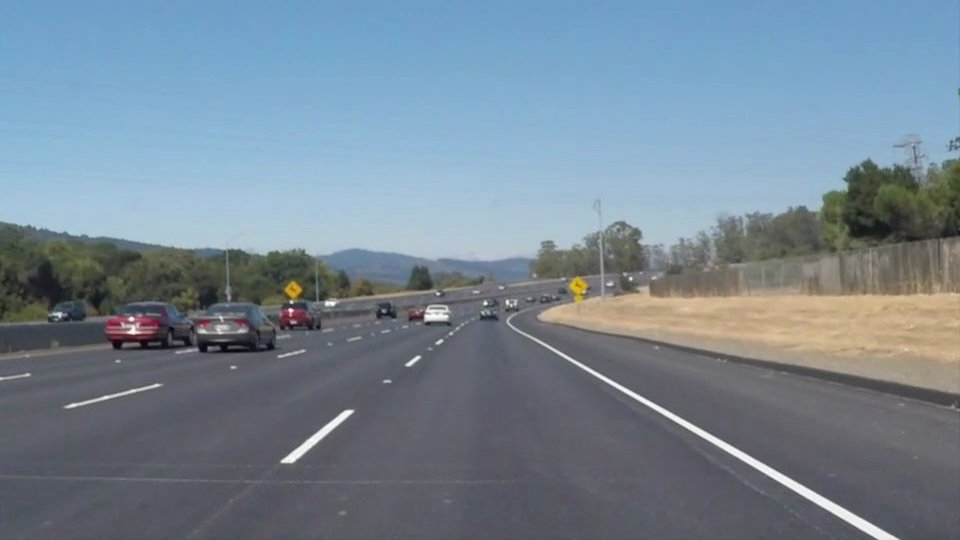
#> input picture LaneLines/test_images/solidWhiteCurve.jpg, 960 x 540 px, found by its file name; its folder holds 4 pictures in this run
$ python find_edges.py
#> lines starting #> are read from the running program, lines starting #| are printed output that depends on the picture; after the words box and inside, x2 and y2 are one past the last pixel; in counts of white or black regions, pixels touching at a corner belong together; long printed decimals are rounded
### LaneLines/parameter_gui/guiutils.py
import cv2
import numpy as np


class EdgeFinder:
    def __init__(self, image, filter_size=13, threshold1=45, threshold2=75, verticesX1=450, verticesY1=220, verticesX2=510, verticesY2=220,
                 rho=2, theta=1, threshold=55, min_line_length=100, max_line_gap=50, num_of_pics=6):
        self.image = image
        self._filter_size = filter_size
        self._threshold1 = threshold1
        self._threshold2 = threshold2
        self._verticesX1 = verticesX1
        self._verticesY1 = verticesY1
        self._verticesX2 = verticesX2
        self._verticesY2 = verticesY2
        self._rho = rho
        self._theta = theta * np.pi / 180
        self._threshold = threshold
        self._min_line_length = min_line_length
        self._max_line_gap = max_line_gap
        self._num_of_pics = num_of_pics

        # [4 lines left out: function onchangeFilterSize, not called in this run]

        def onchangeThreshold1(pos):
            self._threshold1 = pos
            self._render()

        def onchangeThreshold2(pos):
            self._threshold2 = pos
            self._render()

        def onchangeVerticesY1(pos):
            self._verticesY1 = pos
            self._render()

        def onchangeVerticesX1(pos):
            self._verticesX1 = pos
            self._render()

        def onchangeVerticesY2(pos):
            self._verticesY2 = pos
            self._render()

        def onchangeVerticesX2(pos):
            self._verticesX2 = pos
            self._render()

        def onchangeRho(pos):
            self._rho = pos
            self._render()

        # [4 lines left out: function onchangeTheta, not called in this run]

        def onchangeThreshold(pos):
            self._threshold = pos
            self._render()

        def onchangeMinLineLength(pos):
            self._min_line_length = pos
            self._render()

        def onchangeMaxLineGap(pos):
            self._max_line_gap = pos
            self._render()

        cv2.namedWindow("Params")
        cv2.resizeWindow("Params", 300, 600)

        cv2.createTrackbar("filter_size", "Params", self._filter_size, 20, onchangeFilterSize)
        cv2.createTrackbar("threshold1", "Params", self._threshold1, 255, onchangeThreshold1)
        cv2.createTrackbar("threshold2", "Params", self._threshold2, 255, onchangeThreshold2)
        cv2.createTrackbar("verticesY1", "Params", self._verticesY1, 540, onchangeVerticesY1)
        cv2.createTrackbar("verticesX1", "Params", self._verticesX1, 980, onchangeVerticesX1)
        cv2.createTrackbar("verticesY2", "Params", self._verticesY2, 540, onchangeVerticesY2)
        cv2.createTrackbar("verticesX2", "Params", self._verticesX2, 980, onchangeVerticesX2)
        cv2.createTrackbar("rho", "Params", self._rho, 50, onchangeRho)
        cv2.createTrackbar("theta", "Params", int(self._theta / np.pi * 180), 50, onchangeTheta)
        cv2.createTrackbar("thresholdHough", "Params", self._threshold, 100, onchangeThreshold)
        cv2.createTrackbar("minLineLength", "Params", self._min_line_length, 500, onchangeMinLineLength)
        cv2.createTrackbar("maxLineGap", "Params", self._max_line_gap, 200, onchangeMaxLineGap)

        self._render()

        print("Adjust the parameters as desired.  Hit any key to close.")

        cv2.waitKey(0)

        cv2.destroyWindow("Params")
        cv2.destroyWindow("output")

    def filterSize(self):
        return self._filter_size

    def threshold1(self):
        return self._threshold1

    def threshold2(self):
        return self._threshold2

    def vertices(self):
        return np.array([[(self._verticesX1, self._verticesY1), (self._verticesX2, self._verticesY2)]])

    def rho(self):
        return self._rho

    def theta(self):
        return self._theta * 180 / np.pi

    def thresholdHough(self):
        return self._threshold

    def minLineLength(self):
        return self._min_line_length

    def maxLineGap(self):
        return self._max_line_gap

    def _render(self):
        # convert to grayscale
        self._gray_img = cv2.cvtColor(self.image, cv2.COLOR_BGR2GRAY)

        # get image shape and x/y shape
        imshape = self._gray_img.shape
        yshape = 540
        xshape = 960

        # apply smoothing and Canny edge detection
        self._smoothed_img = cv2.GaussianBlur(self._gray_img, (self._filter_size, self._filter_size), sigmaX=0, sigmaY=0)
        self._edge_img = cv2.Canny(self._smoothed_img, self._threshold1, self._threshold2)

        # init mask and output to apply vertices
        mask = np.zeros_like(self._edge_img)
        ignore_mask_color = 255
        self._masked_img = np.zeros((imshape[0], imshape[1]), np.uint8)

        # Apply vertices to each of the concatenated image
        for i in range(0, self._num_of_pics):
            # calculate vertices for i-th image
            vertices = np.array([[((i % 3)*xshape, (int(i % 2)+1)*yshape-10),
                                  ((i % 3)*xshape+self._verticesX1, (int(i % 2))*yshape+self._verticesY1),
                                  ((i % 3)*xshape+self._verticesX2, (int(i % 2))*yshape+self._verticesY2),
                                  (((i % 3)+1)*xshape, (int(i % 2)+1)*yshape-10)]], dtype=np.int32)

            # apply mask and save in masked edges
            cv2.fillPoly(mask, vertices, ignore_mask_color)
            tmp = cv2.bitwise_and(self._edge_img, mask)
            self._masked_img = cv2.bitwise_or(self._masked_img, tmp)

        # Run Hough on edge detected image
        # Output "lines" is an array containing endpoints of detected line segments
        line_image = np.copy(self.image) * 0  # creating a blank to draw lines on
        lines = cv2.HoughLinesP(self._masked_img, self._rho, self._theta, self._threshold, np.array([]),
                                self._min_line_length, self._max_line_gap)

        # Iterate over the output "lines" and draw lines on a blank image
        for line in lines:
            for x1, y1, x2, y2 in line:
                cv2.line(line_image, (x1, y1), (x2, y2), (255, 0, 0), 10)

        # Create a "color" binary image to combine with line image
        self._color_edges = np.dstack((self._masked_img, self._masked_img, self._masked_img))
        # Draw the lines on the edge image
        self._lines_edges = cv2.addWeighted(self._color_edges, 0.8, line_image, 1, 0)

        # Resize to fit to screen
        imgOut = cv2.resize(self._lines_edges, (1920, 1080))  # Resize image
        cv2.imshow("output", imgOut)  # Show image

### LaneLines/parameter_gui/find_edges.py
import cv2
import os
import numpy as np
import matplotlib.image as mpimg

from guiutils import EdgeFinder


def allPicsConcat():
    concatenated1 = 0
    concatenated2 = 0
    n = 0

    for filename in os.listdir(r"..\\test_images\\"):
        img = mpimg.imread(os.path.join(r"..\\test_images\\", filename))
        # print(np.shape(img))
        if n % 2 == 1:
            if np.size(concatenated1) == 1:
                concatenated1 = img
            else:
                concatenated1 = np.concatenate((concatenated1, img), axis=1)
        else:
            if np.size(concatenated2) == 1:
                concatenated2 = img
            else:
                concatenated2 = np.concatenate((concatenated2, img), axis=1)
        n = n + 1

    concatenated = np.concatenate((concatenated1, concatenated2), axis=0)

    return concatenated


def main():
    img = allPicsConcat()
#> in allPicsConcat, img is the input picture: shape (540, 960, 3); mean R, G, B 118.5, 134.5, 148.1
#> pass 3 of the loop in allPicsConcat, `for filename in os.listdir(r"..\\test_images\\"):`:
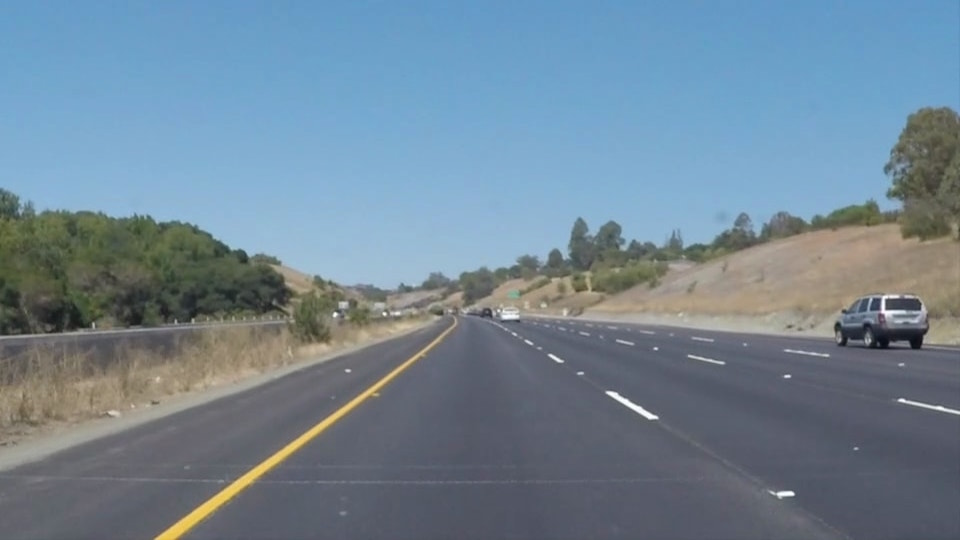
#> input picture LaneLines/test_images/solidYellowCurve.jpg, 960 x 540 px, found by its file name
#> in allPicsConcat, img is the input picture: shape (540, 960, 3); mean R, G, B 113, 133.4, 149
#> in allPicsConcat, `concatenated2 = np.concatenate((concatenated2, img), axis=1)`:
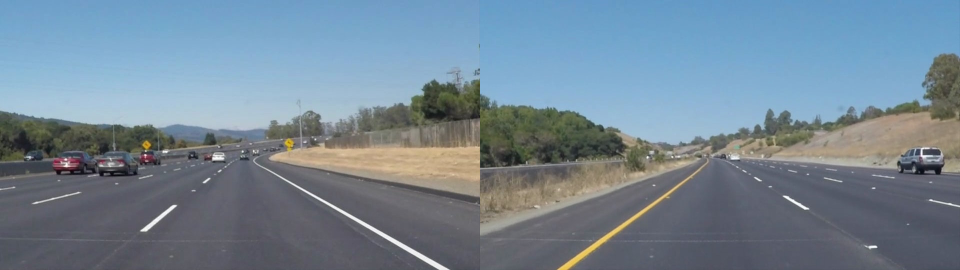
#> concatenated2: shape (540, 1920, 3) (shown at 1/2 size); mean R, G, B 115.8, 134, 148.6
#> the loop made 4 passes; the first 3 are shown
#> in allPicsConcat, `concatenated = np.concatenate((concatenated1, concatenated2), axis=0)`:
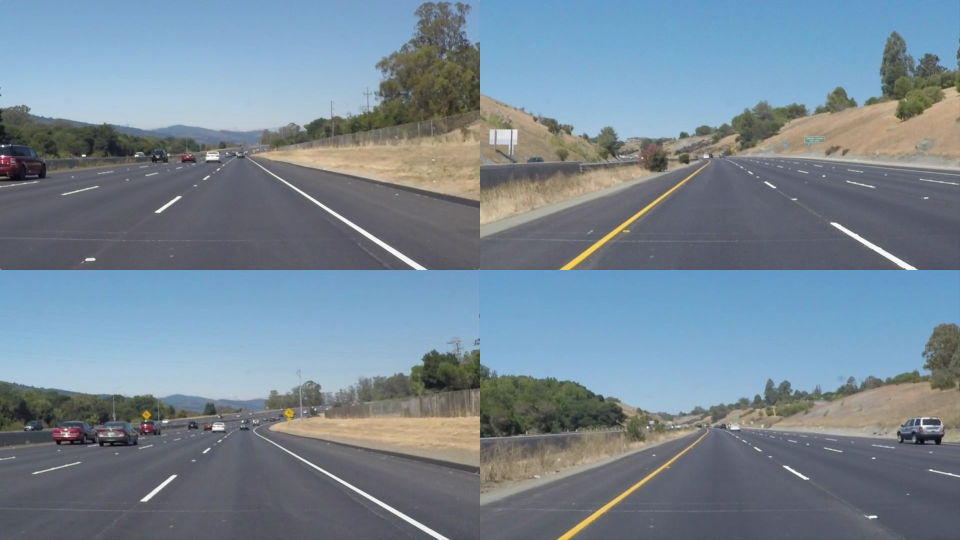
#> concatenated: shape (1080, 1920, 3) (shown at 1/2 size); mean R, G, B 118.1, 134.8, 148.1
    num_of_pics = 6

    # img = mpimg.imread(os.path.join(r"..\\test_images\\", "solidWhiteCurve.jpg"))
    # num_of_pics = 1

    edge_finder = EdgeFinder(img, filter_size=13, threshold1=80, threshold2=35,
                             verticesX1=450, verticesY1=320, verticesX2=510, verticesY2=320,
                             rho=1, theta=1, threshold=28, min_line_length=70, max_line_gap=60,
                             num_of_pics=num_of_pics)
#> in _render, `self._gray_img = cv2.cvtColor(self.image, cv2.COLOR_BGR2GRAY)`:
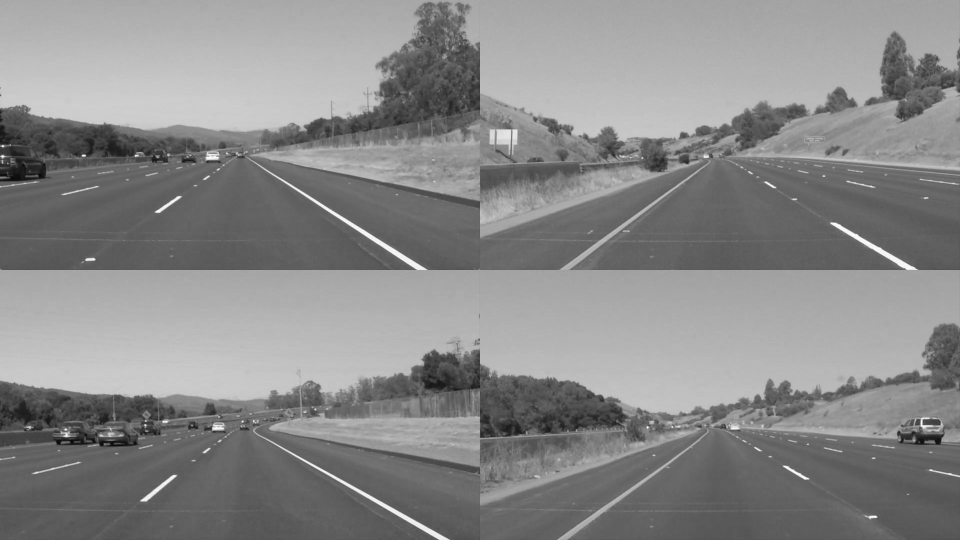
#> self._gray_img: shape (1080, 1920) (shown at 1/2 size); min 3, max 255, mean 136.8
#> in _render, `self._edge_img = cv2.Canny(self._smoothed_img, self._threshold1, self...`:
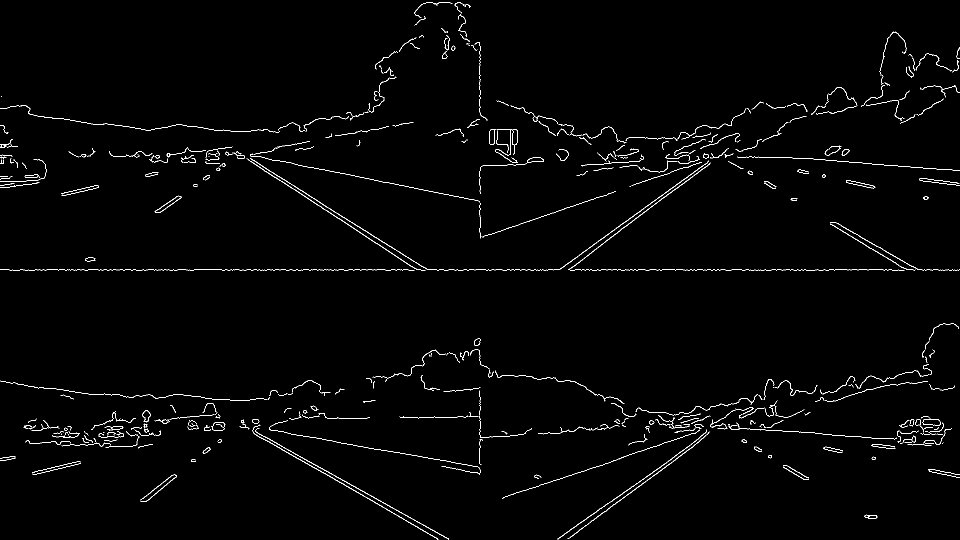
#> self._edge_img: shape (1080, 1920) (shown at 1/2 size); 1.4% white in thin lines or dots
#> the loop in _render, `for i in range(0, self._num_of_pics):` made 6 passes
#> pass 1, in _render, `tmp = cv2.bitwise_and(self._edge_img, mask)`:
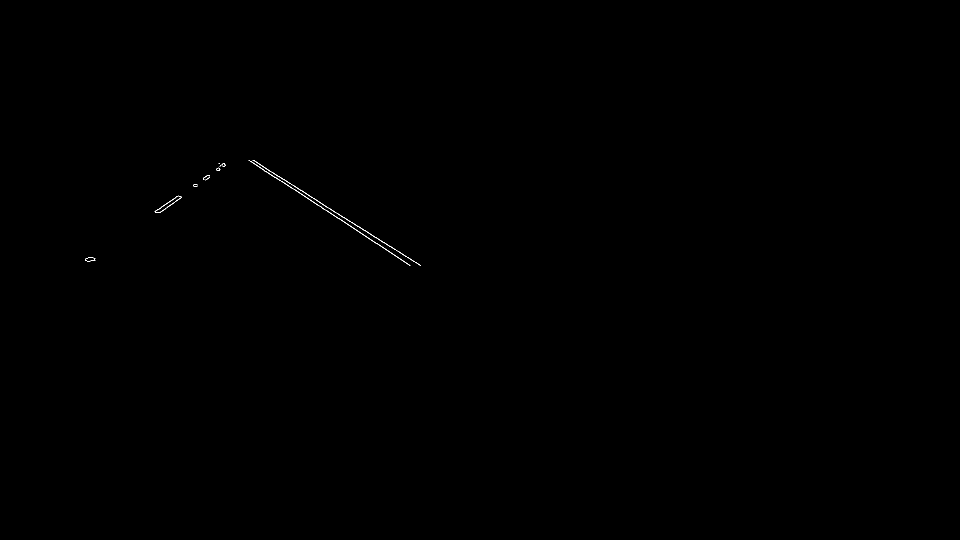
#> tmp: shape (1080, 1920) (shown at 1/2 size); 0.07% white in thin lines or dots, all inside (x1, y1, x2, y2) = (170, 320, 842, 531)
#> after the loop in _render, `for i in range(0, self._num_of_pics):`:
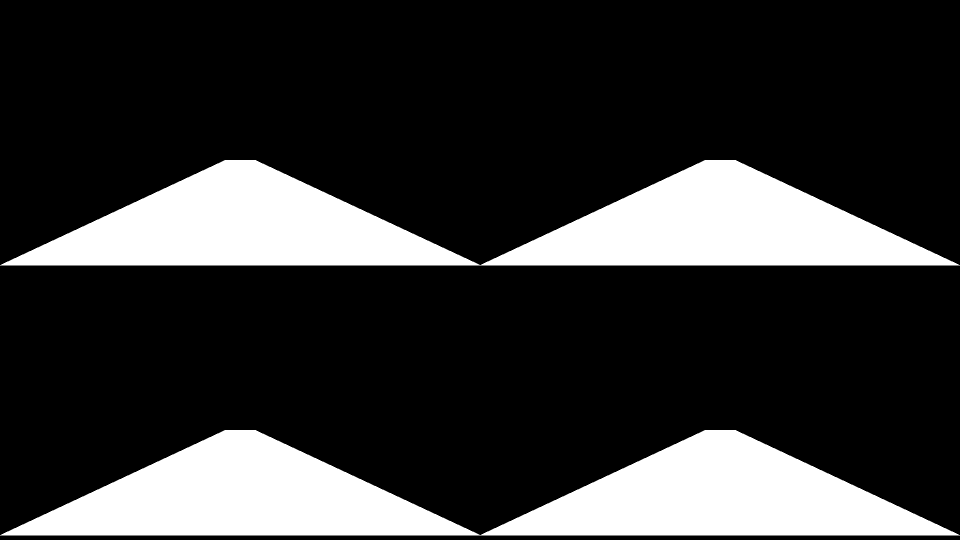
#> mask: shape (1080, 1920) (shown at 1/2 size); 20.8% white; 2 white regions, box (x1, y1, x2, y2) and area: (0, 320, 1920, 531) 216015, (0, 860, 1920, 1071) 216015
#> after the loop in _render, `for i in range(0, self._num_of_pics):`:
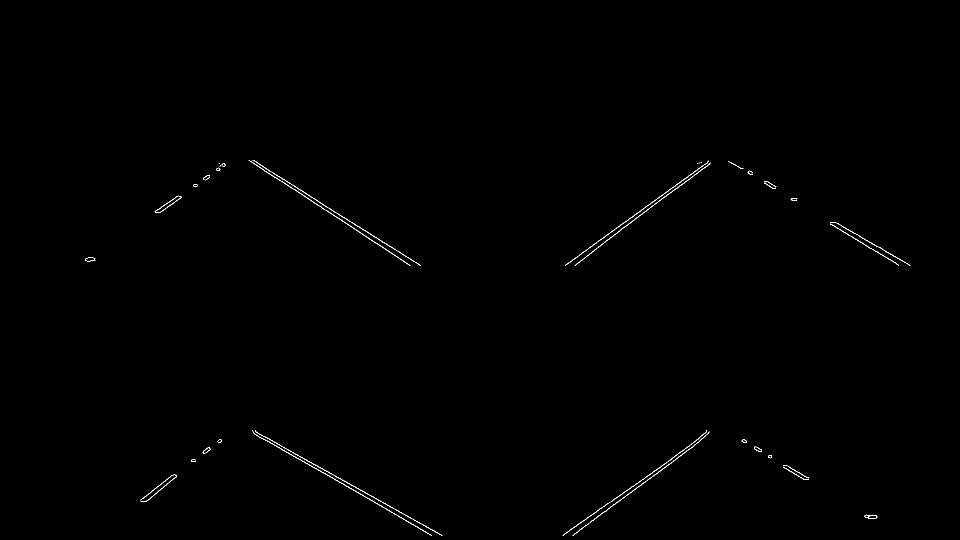
#> self._masked_img: shape (1080, 1920) (shown at 1/2 size); 0.27% white in thin lines or dots, all inside (x1, y1, x2, y2) = (170, 320, 1821, 1071)
#> in _render, `line_image = np.copy(self.image) * 0`: line_image: shape (1080, 1920, 3); every value is 0
#> in _render, `lines = cv2.HoughLinesP(self._masked_img, self._rho, self._theta, self..`: lines = 40 rows, first 6: [608, 923, 863, 1070], [497, 320, 820, 530], [505, 320, 841, 530], [507, 865, 862, 1070], [1125, 1070, 1417, 866], [1133, 529, 1415, 324]
#> the loop in _render, `for line in lines:` made 40 passes
#> line on passes 1 to 12: [[608, 923, 863, 1070]], [[497, 320, 820, 530]], [[505, 320, 841, 530]], [[507, 865, 862, 1070]], [[1125, 1070, 1417, 866]], [[1133, 529, 1415, 324]], [[511, 862, 771, 1007]], [[505, 860, 884, 1070]], [[1677, 447, 1820, 530]], [[1184, 503, 1419, 326]], [[1130, 530, 1417, 321]], [[1149, 530, 1421, 325]]
#> after the loop in _render, `for line in lines:`:
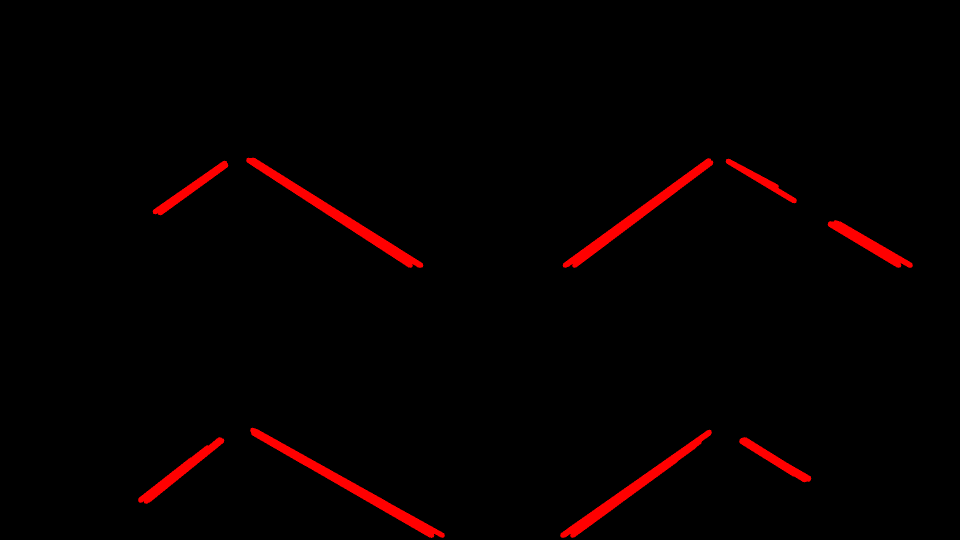
#> line_image: shape (1080, 1920, 3) (shown at 1/2 size); mean R, G, B 5.5, 0, 0

    print("Edge parameters:")
    print("GaussianBlur Filter Size: %f" % edge_finder.filterSize())
#| GaussianBlur Filter Size: 13.000
    print("Threshold1: %f" % edge_finder.threshold1())
#| Threshold1: 80.000
    print("Threshold2: %f" % edge_finder.threshold2())
#| Threshold2: 35.000
    print("Vertices: ", edge_finder.vertices())
#| Vertices:  [[[450 320]
#|   [510 320]]]
    print("Rho: %f" % edge_finder.rho())
#| Rho: 1.000
    print("Theta: %f" % edge_finder.theta())
#| Theta: 1.000
    print("Hough threshold: %f" % edge_finder.thresholdHough())
#| Hough threshold: 28.000
    print("Min line length: %f" % edge_finder.minLineLength())
#| Min line length: 70.000
    print("Max line gap: %f" % edge_finder.maxLineGap())
#| Max line gap: 60.000

    cv2.destroyAllWindows()


if __name__ == '__main__':
    main()
